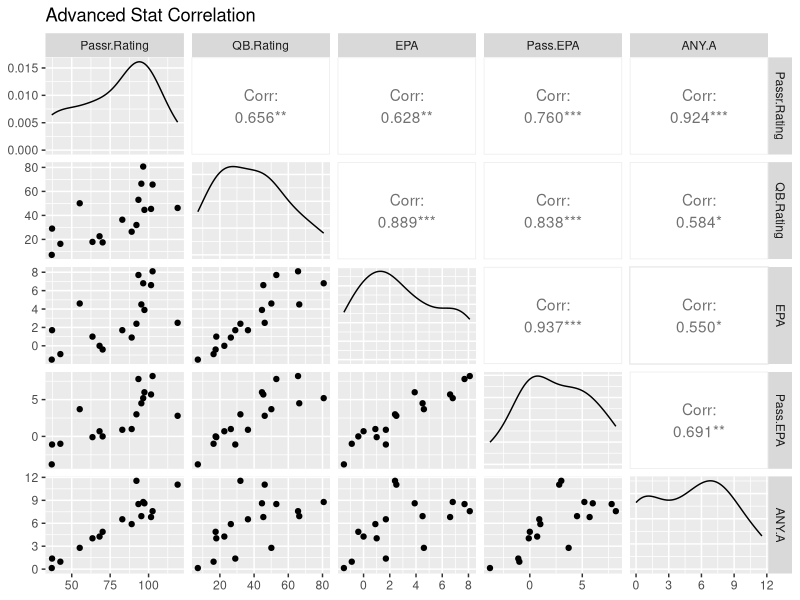

Write R code to recreate this figure. (Note: this script raises an error after producing the figure.)
## ---- chunk 1
knitr::opts_chunk$set(echo = TRUE)
## ---- chunk 2
library("tidyverse")
library("GGally")
Rookies <- read.csv("2021 rookies.csv")
## ---- chunk 3
Rookies$ANY.A <- as.numeric(Rookies[,13])
Rookies$Week <- as.factor(Rookies[,2])
## ---- chunk 4
head(Rookies)
summary(Rookies)
## ---- chunk 5
cor(Rookies[, c(5,6,seq(11,13,1))])
ggpairs(Rookies, columns = c(5,6,seq(11,13,1)),title = 'Advanced Stat Correlation')
## ---- chunk 6
ggplot(data=Rookies, aes(x=QB.Rating, y=EPA, color=Player,shape=Result)) +geom_point()+ ggtitle('EPA vs QBR')
ggplot(data=Rookies, aes(x=EPA, y=ANY.A, color=Player,shape=Result)) +geom_point()+ggtitle('ANY/A vs EPA')
ggplot(data=Rookies, aes(x=ANY.A, y=QB.Rating, color=Player,shape=Result)) +geom_point()+ggtitle('QBR vs ANY/A')
ggplot(data=Rookies, aes(x=Week, y = QB.Rating, color=Player)) +geom_point()+ggtitle('Rookie\'s QBR Weekly')
ggplot(data=Rookies, aes(x=Week, y = ANY.A, color=Player)) +geom_point()+ggtitle('Rookie\'s ANY.A Weekly')
ggplot(data=Rookies, aes(x=Week, y = EPA, color=Player)) +geom_point()+ggtitle('Rookie\'s EPA Weekly')
## ---- chunk 7
ggplot(Rookies,aes(x=Player,y=EPA))+geom_boxplot()+ggtitle('Rookie\'s EPA')
ggplot(Rookies,aes(x=Player,y=QB.Rating))+geom_boxplot()+ggtitle('Rookie\'s QBR')
ggplot(Rookies,aes(x=Player,y=ANY.A))+geom_boxplot()+ggtitle('Rookie\'s ANY/A')
## ---- chunk 8
Lawerence <- Rookies[1:11,]
sum(Lawerence$Result == 'W')
Jones <- Rookies[12:23,]
sum(Jones$Result == 'W')
Wilson <- Rookies[24:29,]
sum(Wilson$Result == 'W')
Mills <- Rookies[30:35,]
sum(Mills$Result == 'W')
Fields <- Rookies[36:42, ]
sum(Fields$Result == 'W')
winning <- data.frame(Player=c('Lawerence','Jones','Wilson','Mills','Fields'),number_of_wins=c(2,8,2,0,2))
ggplot(winning,aes(x=Player,y=number_of_wins)) + geom_col() + ggtitle('Rookie Wins')
